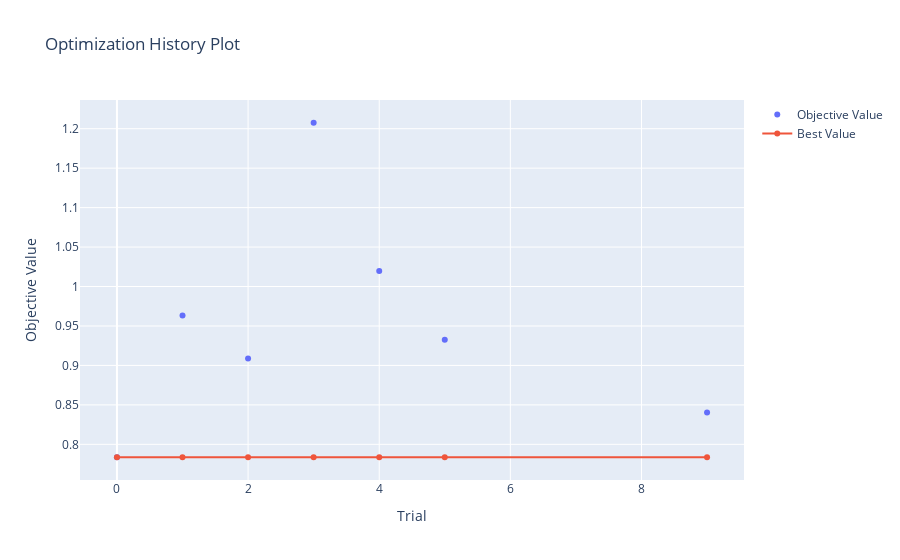

Notebook cell for this chart:
### Code cell
fig = optuna.visualization.plot_optimization_history(study)
graph_path = f"./figures/{params.MODEL_TYPE}/plot_optimization_history_graph"
fig.write_html(Path(f"{graph_path}.html"))
fig.write_image(Path(f"{graph_path}.png"))
fig.show()

### Figure 1 — Plotly figure (JSON) as saved in the notebook; plotly's stock layout.template omitted (floating-point values rounded to 4 significant figures)
{"data": [{"mode": "markers", "name": "Objective Value", "type": "scatter", "x": [0, 1, 2, 3, 4, 5, 9], "y": [0.7836, 0.9633, 0.9089, 1.208, 1.02, 0.9325, 0.8402]}, {"name": "Best Value", "type": "scatter", "x": [0, 1, 2, 3, 4, 5, 9], "y": [0.7836, 0.7836, 0.7836, 0.7836, 0.7836, 0.7836, 0.7836]}], "layout": {"title": {"text": "Optimization History Plot"}, "xaxis": {"title": {"text": "Trial"}}, "yaxis": {"title": {"text": "Objective Value"}}}}
